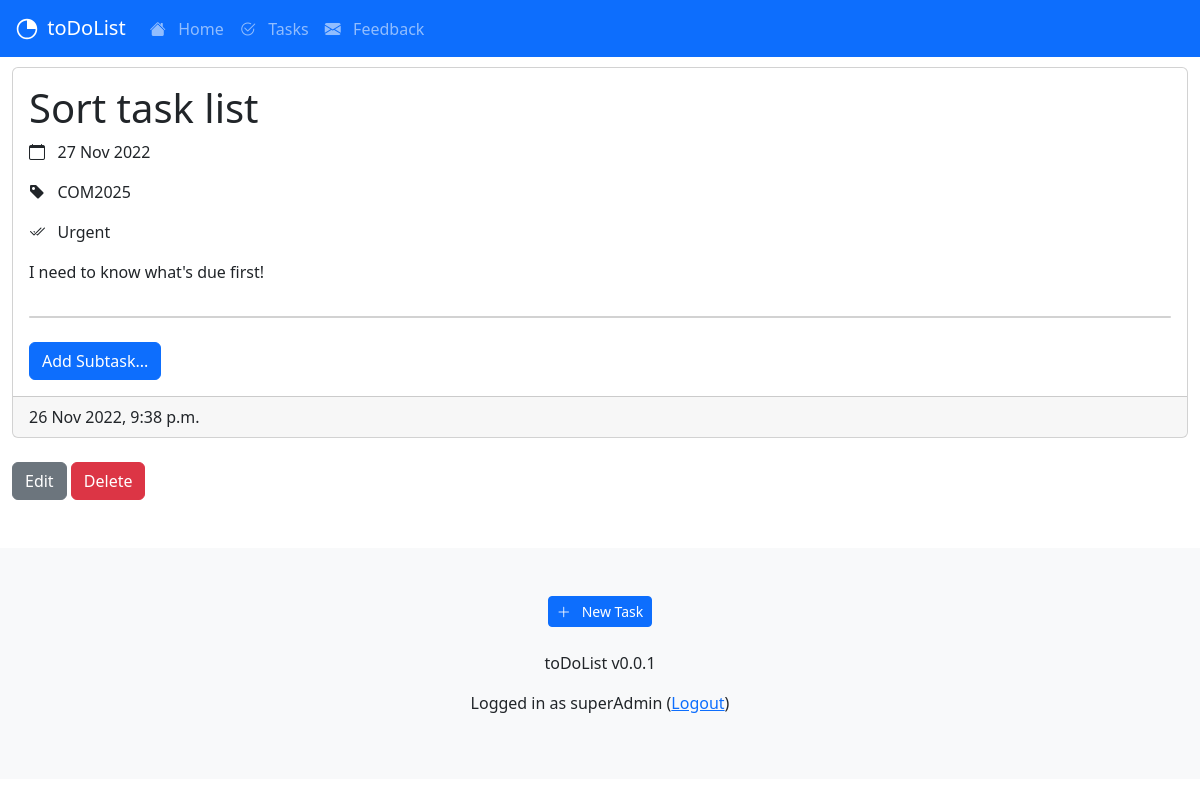
Screenshot of /tasks/6 (signed in) with the database file from the repository.
### taskapp/models.py (models this page shows, shortened)
class Task(models.Model):
    title = models.CharField(max_length = 128, unique=True)
    description = models.TextField()
    created_at = models.DateTimeField(auto_now_add=True)
    updated_at = models.DateTimeField(auto_now=True)
    category = models.CharField(max_length = 128)
    status = models.CharField(max_length = 128)
    due_at = models.DateField(blank=True, editable=True)
    author = models.ForeignKey(User, on_delete=models.SET_NULL, null=True, blank=True)
    class Meta:
        indexes = [models.Index(fields=['title']), ]

### taskapp/views.py (the view)
# urls.py: path('<int:pk>', views.TaskDetailView.as_view(), name='tasks_detail'),
class TaskDetailView(LoginRequiredMixin, DetailView):
    model = Task
    template_name = 'taskapp/detail_view.html'
    def get_context_data(self, **kwargs):
        task = Task.objects.get(id=self.kwargs['pk'])
        context = {}
        context['task'] = task
        if(self.request.user == task.author or is_admin(self.request.user)):
            context['subtask_list'] = SubTask.objects.filter(task__id=self.kwargs['pk'])
        else:
            raise PermissionDenied()
        return context

### taskapp/views.py (called while the page is built)
def is_admin(user):
    return user.groups.filter(name='TasksAdminUsers').exists() or user.is_superuser

### taskapp/templates/taskapp/detail_view.html
{% extends "base.html" %}
{% block content %}
<body>
    <div class="card">
    <div class="card-body">
    <h1 class="card-title">{{ task.title }}</h1>
    <p><i class="bi bi-calendar"></i>&nbsp;&nbsp;&nbsp;{{ task.due_at }}</p>
    <p><i class="bi bi-tag-fill"></i>&nbsp;&nbsp;&nbsp;{{ task.category }}</p>
    <p><i class="bi bi-check2-all"></i>&nbsp;&nbsp;&nbsp;{{ task.status }}</p>
    <p class="card-text"> {{ task.description }}</p>
    </div>
    <div class="card-body">
        {% include 'taskapp/subtask_list.html' with nid=task.id %}
        <br>
        <div class="d-grid gap-2 d-md-block">
            <input type="button" class="btn btn-primary" onclick="location.href='{% url 'create_subtask' task.id %}';" value="Add Subtask..." />
        </div>
    </div>
    <div class="card-footer">
        {{ task.updated_at }}
    </div>
    </div>
    <br>
    <div class="d-grid gap-2 d-md-block">
        <input type="button" class="btn btn-secondary" onclick="location.href='{% url 'tasks_update' task.id %}';" value="Edit" />
        <input type="button" class="btn btn-danger" onclick="location.href='{% url 'tasks_delete' task.id %}';" value="Delete" />
    </div>
</body>
{% endblock content %}

### templates/footer.html
<footer class="bd-footer p-3 p-md-5 mt-5 bg-light text-center text-sm-center">
    <div class="container">
      <a class="btn btn-primary btn-sm" href="{% url 'tasks_new' %}" role="button"><i class="bi bi-plus-lg"></i>&nbsp;&nbsp;&nbsp;New Task</a>
      <br><br>
      <p>toDoList v0.0.1</p>
      {% if user.is_authenticated %}
        <p>Logged in as {{user.username}}
        (<a href="{% url 'logout' %}">Logout</a>)</p>
        {% else %}
        <p> No account? <a href="{% url 'signup_user' %}">Signup</a> </p>
        <p> <a href="{% url 'login' %}">Login</a> </p>
      {% endif%}
    </div>
  </footer>

### rows the page displays
Task: title "Sort task list", due_at "27 Nov 2022", category "COM2025", status "Urgent", description "I need to know what's due first!", id "Add Subtask...", updated_at "26 Nov 2022, 9:38 p.m.", id "Edit", id "Delete"

### other values shown
{{ user.username }} "superAdmin"
